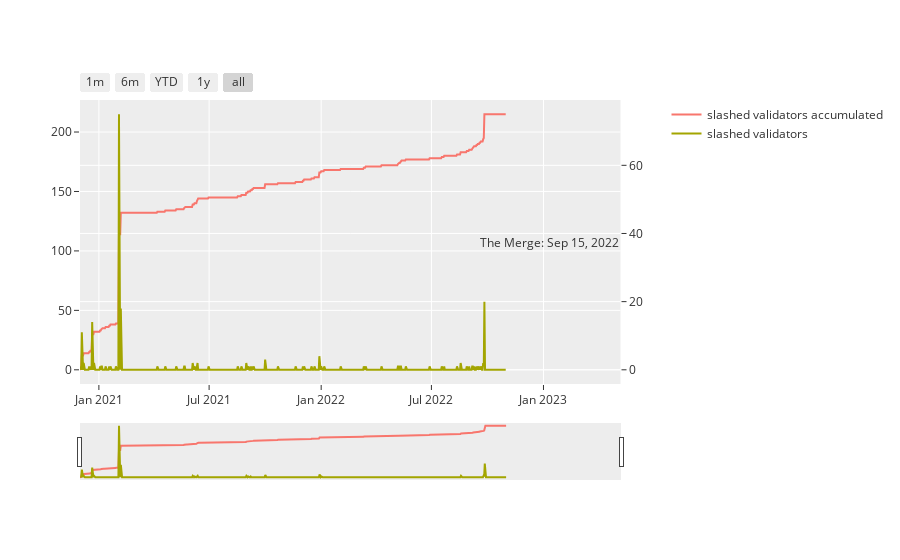

The notebook cell this image was saved under:
### Code cell
fig = make_subplots(specs=[[{"secondary_y": True}]])

fig.add_trace(go.Line(
    x=df_status['date'],
    y=df_status['slashed'],
    name='slashed validators accumulated'
), secondary_y=False)

fig.add_vline(
    x=datetime.datetime.strptime("2022-09-15", "%Y-%m-%d").timestamp() * 1000,
    line_dash='dot',
    annotation_position="right",
    annotation_text="The Merge: Sep 15, 2022",
    line_color='black'
)

fig.add_trace(go.Line(
    x=df_status['date'],
    y=df_status['slashed'] - df_status['slashed'].shift(1),
    name='slashed validators'
), secondary_y=True)

fig.update_xaxes(
    rangeslider_visible=True,
    rangeselector=dict(
        buttons=list([
            dict(count=1, label='1m', step='month', stepmode='backward'),
            dict(count=6, label='6m', step='month', stepmode='backward'),
            dict(count=1, label='YTD', step='year', stepmode='todate'),
            dict(count=1, label='1y', step='year', stepmode='backward'),
            dict(step='all')
        ])
    )
)

fig.show()
fig.write_html('figures/slashing_stats.html')

### Figure 1 — Plotly figure (JSON) as saved in the notebook; plotly's stock layout.template omitted (floating-point values rounded to 4 significant figures; data arrays with more than 128 entries replaced by an {"elided": "..."} marker saying what was removed)
{"data": [{"name": "slashed validators accumulated", "type": "scatter", "x": {"elided": "700 str values"}, "xaxis": "x", "y": {"elided": "700 int values"}, "yaxis": "y"}, {"name": "slashed validators", "type": "scatter", "x": {"elided": "700 str values"}, "xaxis": "x", "y": {"elided": "700 int values"}, "yaxis": "y2"}], "layout": {"annotations": [{"showarrow": false, "text": "The Merge: Sep 15, 2022", "x": 1663171200000, "xanchor": "left", "xref": "x", "y": 0.5, "yanchor": "middle", "yref": "y domain"}], "shapes": [{"line": {"color": "black", "dash": "dot"}, "type": "line", "x0": 1663171200000, "x1": 1663171200000, "xref": "x", "y0": 0, "y1": 1, "yref": "y domain"}], "xaxis": {"anchor": "y", "domain": [0, 0.94], "rangeselector": {"buttons": [{"count": 1, "label": "1m", "step": "month", "stepmode": "backward"}, {"count": 6, "label": "6m", "step": "month", "stepmode": "backward"}, {"count": 1, "label": "YTD", "step": "year", "stepmode": "todate"}, {"count": 1, "label": "1y", "step": "year", "stepmode": "backward"}, {"step": "all"}]}, "rangeslider": {"visible": true}}, "yaxis": {"anchor": "x", "domain": [0, 1]}, "yaxis2": {"anchor": "x", "overlaying": "y", "side": "right"}}}
